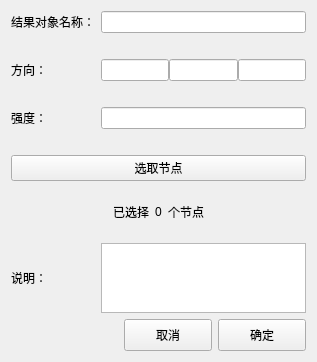
<?xml version="1.0" encoding="UTF-8"?>
<ui version="4.0">
 <class>MeshAddForceView</class>
 <widget class="QWidget" name="MeshAddForceView">
  <property name="geometry">
   <rect>
    <x>0</x>
    <y>0</y>
    <width>317</width>
    <height>350</height>
   </rect>
  </property>
  <property name="windowTitle">
   <string/>
  </property>
  <layout class="QGridLayout" name="gridLayout">
   <item row="0" column="0">
    <widget class="QLabel" name="label_result">
     <property name="text">
      <string>结果对象名称：</string>
     </property>
    </widget>
   </item>
   <item row="0" column="1">
    <widget class="QLineEdit" name="lineEdit_result"/>
   </item>
   <item row="1" column="1">
    <spacer name="verticalSpacer">
     <property name="orientation">
      <enum>Qt::Vertical</enum>
     </property>
     <property name="sizeType">
      <enum>QSizePolicy::Fixed</enum>
     </property>
     <property name="sizeHint" stdset="0">
      <size>
       <width>20</width>
       <height>20</height>
      </size>
     </property>
    </spacer>
   </item>
   <item row="2" column="0">
    <widget class="QLabel" name="label_position">
     <property name="text">
      <string>方向：</string>
     </property>
    </widget>
   </item>
   <item row="2" column="1">
    <layout class="QHBoxLayout" name="horizontalLayout_2">
     <property name="spacing">
      <number>0</number>
     </property>
     <item>
      <widget class="QLineEdit" name="lineEdit_x"/>
     </item>
     <item>
      <widget class="QLineEdit" name="lineEdit_y"/>
     </item>
     <item>
      <widget class="QLineEdit" name="lineEdit_z"/>
     </item>
    </layout>
   </item>
   <item row="3" column="1">
    <spacer name="verticalSpacer_2">
     <property name="orientation">
      <enum>Qt::Vertical</enum>
     </property>
     <property name="sizeType">
      <enum>QSizePolicy::Fixed</enum>
     </property>
     <property name="sizeHint" stdset="0">
      <size>
       <width>20</width>
       <height>20</height>
      </size>
     </property>
    </spacer>
   </item>
   <item row="4" column="0">
    <widget class="QLabel" name="label_strength">
     <property name="text">
      <string>强度：</string>
     </property>
    </widget>
   </item>
   <item row="4" column="1">
    <widget class="QLineEdit" name="lineEdit_strength"/>
   </item>
   <item row="5" column="1">
    <spacer name="verticalSpacer_3">
     <property name="orientation">
      <enum>Qt::Vertical</enum>
     </property>
     <property name="sizeType">
      <enum>QSizePolicy::Fixed</enum>
     </property>
     <property name="sizeHint" stdset="0">
      <size>
       <width>20</width>
       <height>20</height>
      </size>
     </property>
    </spacer>
   </item>
   <item row="7" column="0">
    <spacer name="verticalSpacer_4">
     <property name="orientation">
      <enum>Qt::Vertical</enum>
     </property>
     <property name="sizeType">
      <enum>QSizePolicy::Fixed</enum>
     </property>
     <property name="sizeHint" stdset="0">
      <size>
       <width>20</width>
       <height>15</height>
      </size>
     </property>
    </spacer>
   </item>
   <item row="8" column="0" colspan="2">
    <layout class="QHBoxLayout" name="horizontalLayout">
     <property name="spacing">
      <number>6</number>
     </property>
     <item>
      <spacer name="horizontalSpacer">
       <property name="orientation">
        <enum>Qt::Horizontal</enum>
       </property>
       <property name="sizeHint" stdset="0">
        <size>
         <width>40</width>
         <height>20</height>
        </size>
       </property>
      </spacer>
     </item>
     <item>
      <widget class="QLabel" name="label_count_prefix">
       <property name="text">
        <string>已选择</string>
       </property>
      </widget>
     </item>
     <item>
      <widget class="QLabel" name="label_count">
       <property name="text">
        <string>0</string>
       </property>
      </widget>
     </item>
     <item>
      <widget class="QLabel" name="label_count_suffix">
       <property name="text">
        <string>个节点</string>
       </property>
      </widget>
     </item>
     <item>
      <spacer name="horizontalSpacer_2">
       <property name="orientation">
        <enum>Qt::Horizontal</enum>
       </property>
       <property name="sizeHint" stdset="0">
        <size>
         <width>40</width>
         <height>20</height>
        </size>
       </property>
      </spacer>
     </item>
    </layout>
   </item>
   <item row="9" column="0">
    <spacer name="verticalSpacer_5">
     <property name="orientation">
      <enum>Qt::Vertical</enum>
     </property>
     <property name="sizeType">
      <enum>QSizePolicy::Fixed</enum>
     </property>
     <property name="sizeHint" stdset="0">
      <size>
       <width>20</width>
       <height>15</height>
      </size>
     </property>
    </spacer>
   </item>
   <item row="10" column="0">
    <widget class="QLabel" name="label_describe">
     <property name="text">
      <string>说明：</string>
     </property>
    </widget>
   </item>
   <item row="10" column="1">
    <widget class="QPlainTextEdit" name="plainTextEdit_describe"/>
   </item>
   <item row="11" column="0" colspan="2">
    <layout class="QHBoxLayout" name="horizontalLayout_3">
     <item>
      <spacer name="horizontalSpacer_3">
       <property name="orientation">
        <enum>Qt::Horizontal</enum>
       </property>
       <property name="sizeHint" stdset="0">
        <size>
         <width>40</width>
         <height>20</height>
        </size>
       </property>
      </spacer>
     </item>
     <item>
      <widget class="QPushButton" name="cancelBtn">
       <property name="minimumSize">
        <size>
         <width>88</width>
         <height>32</height>
        </size>
       </property>
       <property name="maximumSize">
        <size>
         <width>88</width>
         <height>16777215</height>
        </size>
       </property>
       <property name="focusPolicy">
        <enum>Qt::StrongFocus</enum>
       </property>
       <property name="text">
        <string>取消</string>
       </property>
      </widget>
     </item>
     <item>
      <widget class="QPushButton" name="confrimBtn">
       <property name="minimumSize">
        <size>
         <width>88</width>
         <height>32</height>
        </size>
       </property>
       <property name="maximumSize">
        <size>
         <width>88</width>
         <height>16777215</height>
        </size>
       </property>
       <property name="text">
        <string>确定</string>
       </property>
      </widget>
     </item>
    </layout>
   </item>
   <item row="6" column="0" colspan="2">
    <widget class="QPushButton" name="pushButton_select">
     <property name="text">
      <string>选取节点</string>
     </property>
    </widget>
   </item>
  </layout>
 </widget>
 <tabstops>
  <tabstop>lineEdit_result</tabstop>
  <tabstop>lineEdit_x</tabstop>
  <tabstop>lineEdit_y</tabstop>
  <tabstop>lineEdit_z</tabstop>
  <tabstop>lineEdit_strength</tabstop>
  <tabstop>pushButton_select</tabstop>
  <tabstop>plainTextEdit_describe</tabstop>
 </tabstops>
 <resources/>
 <connections/>
</ui>
